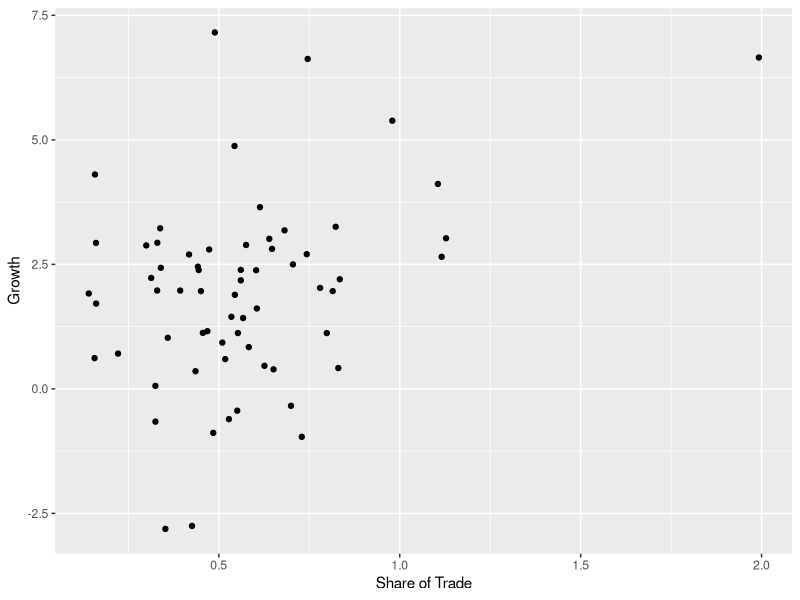
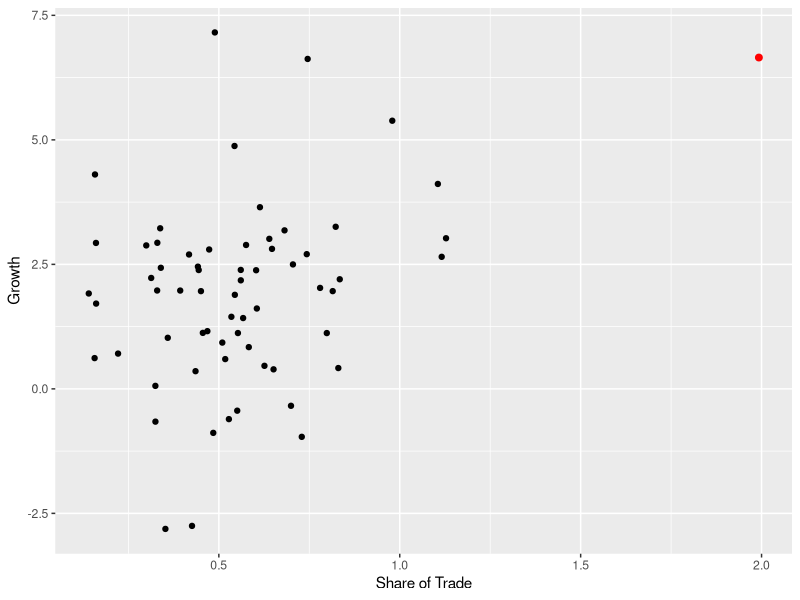
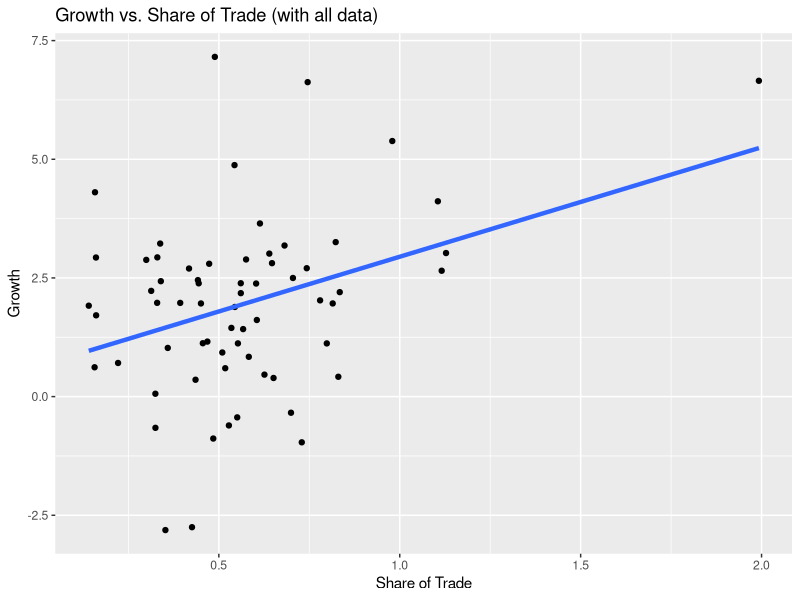
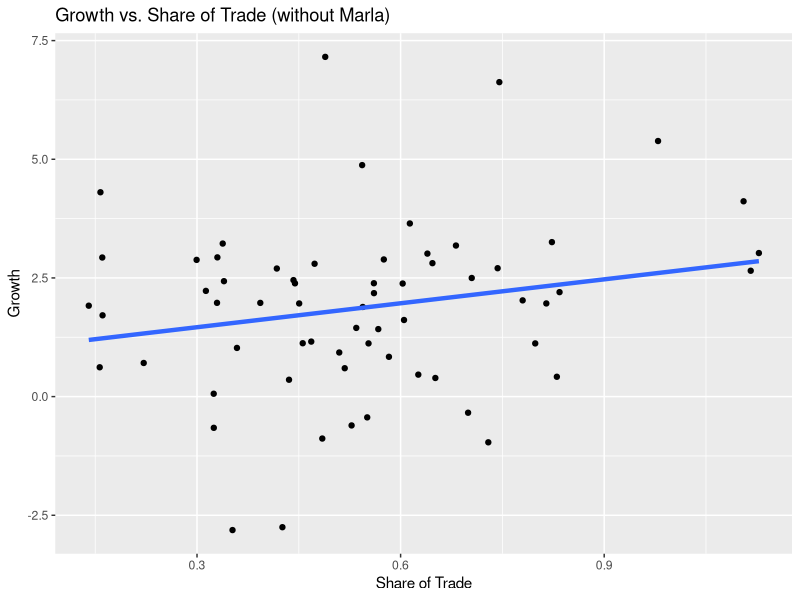

Reproduce these figures in R, in order.
## ---- chunk 1
# Important: leave this R-script in your code, change only the ---a---, ---b--- r-script when answering the questions.
# The following sets your working directory to wherever this .Rmd file is saved
# note, must be included in the setup portion of the .Rmd
knitr::opts_knit$set(root.dir = getwd())
# alternatively, you may change working directory manually
# Note: this only runs when knit, so if try running by hand it will not do anything, best to also change working directory manually
setwd("~/Desktop/Fall 2018/applied econometrics with R/Julie Problem set 1")

# Clear enviroment before starting 
remove(list = ls())

if(!require(tidyverse)) install.packages("tidyverse", repos = "http://cran.us.r-project.org") # run this the first time (only need to once)
  library(tidyverse) # includes ggplot2 and many more useful libraries
if(!require(knitr)) install.packages("knitr", repos = "http://cran.us.r-project.org")
  library(knitr)
# options(digits=3)
# theme_update(plot.title = element_text(hjust = 0.5)) # include if feel like centering plot titles

# Notice: Make sure you download the entire folder in Latte as is, such that you save the two datasets in the Input folder.
# Notice: Make sure you set this folder you download as your working directory if you are running the code by hand.  The knitr::opts_knit$set(root.dir = getwd()) will only set the file location as your working directory when it knits; so again by hand uncomment the following line and change to your specification
# setwd("C:/user/Documents") # something like this, you can use the file navigator in the bottom right window to set as well.

# read in chapter 3 data: cps_ch3.csv
CPS92_12 <- read.csv("Input/cps92_12.csv")

# read in chapter 4 data: Growth.csv
growth <- read.csv("Input/Growth.csv")

# include iris data for template examples
library(datasets)
data("iris")
## ---- chunk 2
# i. Compute the sample mean for average hourly earnings (AHE) in 1992 and 2012.
CPS92_12 %>% group_by(year) %>% summarise(mean = mean(ahe))
## ---- chunk 3
# ii. Compute the sample standard deviation for AHE in 1992 and 2012.
CPS92_12 %>% group_by(year) %>% summarise(sd = sd(ahe))
## ---- chunk 4
# iii. Construct a 95% confidence interval for the population means of AHE in 1992 and 2012.
CPS92_12 %>% group_by(year) %>% summarise(mean = mean(ahe), se = sd(ahe)/sqrt(n()), CI.lower = mean - 1.96 *se, CI.upper = mean + 1.96*se)
## ---- chunk 5
# iv. Construct a 95% confidence interval for the change in the population mean of AHE between 1992 and 2012.
ahe_1992 <- CPS92_12[CPS92_12$year == 1992, ]$ahe
ahe_2012 <- CPS92_12[CPS92_12$year == 2012, ]$ahe
t.test(ahe_1992, ahe_2012, paired = FALSE, alternative = "two.sided", var.equal = FALSE)
## ---- chunk 6
# In 2012, the value of the Consumer Price Index (CPI) was 229.6. In 1992, the value of the CPI was 140.3. Repeat (a) but use AHE mea- sured in real 2012 dollars ($2012); that is, adjust the 1992 data for the price inflation that occurred between 1992 and 2012.
adjust_factor = 229.6/140.3
CPS92_12_adjusted <- CPS92_12 %>% mutate(ahe_real= ifelse(year == 1992, ahe*adjust_factor, ahe))
CPS92_12_adjusted %>% group_by(year) %>% summarise(mean = mean(ahe_real), se = sd(ahe_real)/sqrt(n()), CI.lower = mean - 1.96 *se, CI.upper = mean + 1.96*se)
## ---- chunk 7
# i. Using the data for 2012: Construct a 95% confidence interval for the mean of AHE for high school graduates.
CPS92_12 %>% filter(year == 2012,  bachelor == 0) %>% summarise(mean = mean(ahe), se = sd(ahe)/sqrt(n()), CI.lower = mean - 1.96 *se, CI.upper = mean + 1.96*se)
## ---- chunk 8
# ii. Construct a 95% confidence interval for the mean of AHE for workers with a college degree.
CPS92_12 %>% filter(year == 2012,  bachelor == 1) %>% summarise(mean = mean(ahe), se = sd(ahe)/sqrt(n()), CI.lower = mean - 1.96 *se, CI.upper = mean + 1.96*se)
## ---- chunk 9
# iii. Construct a 95% confidence interval for the difference between the two means.
data_2012 <- filter(CPS92_12, year == 2012)
ahe_2012_highschool <- data_2012[data_2012$bachelor == 0, ]$ahe
ahe_2012_colledge <- data_2012[data_2012$bachelor == 1, ]$ahe
t.test(ahe_2012_highschool, ahe_2012_colledge, paried = FALSE, alternative = "two.side", var.equal = FALSE, mu = 0)
## ---- chunk 10
# i.Construct a 95% confidence interval for the mean of adjusted AHE for high school graduates.
CPS92_12_adjusted %>% filter(year == 1992,  bachelor == 0) %>% summarise(mean = mean(ahe_real), se = sd(ahe_real)/sqrt(n()), CI.lower = mean - 1.96 *se, CI.upper = mean + 1.96*se)
## ---- chunk 11
# i. Construct a 95% confidence interval for the mean of adjusted AHE for workers with a college degree.
CPS92_12_adjusted %>% filter(year == 1992,  bachelor == 1) %>% summarise(mean = mean(ahe_real), se = sd(ahe_real)/sqrt(n()), CI.lower = mean - 1.96 *se, CI.upper = mean + 1.96*se)
## ---- chunk 12
# iii. Construct a 95% confidence interval for the difference between the two adjusted means.
data_1992 <- filter(CPS92_12_adjusted, year == 1992)
ahe_1992_adjusted_highschool <- data_1992[data_1992$bachelor == 0, ]$ahe_real
ahe_1992_adjusted_bachelor <- data_1992[data_1992$bachelor == 1, ]$ahe_real
t.test(ahe_1992_adjusted_highschool, ahe_1992_adjusted_bachelor, paried = FALSE, alternative = "two.side", var.equal = FALSE, mu = 0)
## ---- chunk 13
# i. Did real (inflation-adjusted) wages of high school graduates increase from 1992 to 2012?
t.test(ahe_1992_adjusted_highschool, ahe_2012_highschool, paired = FALSE, alternative = "less", var.equal = FALSE, mu = 0)
## ---- chunk 14
# ii.
t.test(ahe_1992_adjusted_bachelor, ahe_2012_colledge ,paried = FALSE, alternative = "less", var.equal = FALSE, mu = 0)
## ---- chunk 15
# iii.
gap_1992 =  ahe_1992_adjusted_bachelor - ahe_1992_adjusted_highschool
gap_2012 = ahe_2012_colledge - ahe_2012_highschool
t.test(gap_1992, gap_2012, paried = FALSE, alternative = "greater", var.equal = FALSE)
## ---- chunk 16
# code for beginning the table for question g in E3.1
# add letter for better idenfitication when spread table later
CPS92_12$gender <- NA
CPS92_12$gender[CPS92_12_adjusted$female == "0"] <- "M"; CPS92_12$gender[CPS92_12$female == "1"] <- "F"

# this produces the men and women columns of mean, standard deviation, and count
table_g <- CPS92_12 %>% filter(bachelor == "0") %>% group_by(year, gender) %>% summarise(mean = mean(ahe), sd = sd(ahe), n = n()) ##high school

mean_difference = c(10.8-8.78, 17.0-13.12) # mean_difference = mean for male - mean for female = M_mean - F_mean
print(mean_difference) 
mean_se <- c(sqrt(3.89**2/1876 + 4.87**2/2774), sqrt(6.07**2/1206 + 8.9**2/2279)) #SE of mean = square root of (F_sd^2/F_n + M_sd^2/M_n)
print(mean_se)
CI_d_1992 <- c(2.02 - 1.96*0.129, 2.02+1.96*0.129) #95% confidence interval = mean_difference +/- 1.96*mean_se
print(CI_d_1992)
CI_d_2012 <- c(3.8 - 1.96*0.256, 3.8 + 1.96*0.256)
print(CI_d_2012)
CI <- c("1.77-2.77", "3.3-4.3")



# now reshape into wide format, to match Table 3.1 in the book
table_g.wide <- table_g %>% gather(variable, value, -(year:gender)) %>%
  unite(temp, gender, variable) %>%
  spread(temp, value)

table_g.wide <- cbind(table_g.wide, MF_mean = mean_difference, MF_SE = mean_se, CI_d = CI)

kable(table_g.wide)
## ---- chunk 17
plot <- ggplot(growth, aes(x = tradeshare, y = growth)) + geom_point() + labs(x = "Share of Trade", y = "Growth") 
plot # display plot
## ---- chunk 18
plot_withMarlainred <- ggplot(growth, aes( x = tradeshare, y = growth)) + geom_point() + geom_point(data=growth[growth$country_name == "Malta",],color="red",size=2) + labs(x = "Share of Trade", y = "Growth") 
plot_withMarlainred # display plot
## ---- chunk 19
reg <- lm(growth$growth ~ growth$tradeshare)
names(reg$coefficients) <- c("(Intercept)", "slope")
print("Regression Summary");
summary(reg) 
## ---- chunk 20
0.64 + 2.306*0.5
0.64 + 2.306*1
## ---- chunk 21
growth_new <- growth[!growth$country_name == "Malta",]
reg_withoutMalta <- lm(growth_new$growth ~ growth_new$tradeshare)
names(reg_withoutMalta$coefficients) <- c("(Intercept)", "slope")
print("Regression Summary");
summary(reg_withoutMalta) 
## ---- chunk 22
0.957 + 1.681*0.5
0.957 + 1.681*1
## ---- chunk 23
plot_withregression <- plot + stat_smooth(method = "lm", fullrange = TRUE, size = 1.5, level=0)
plot_withregression + labs(title = "Growth vs. Share of Trade (with all data)")
## ---- chunk 24
plot_withregression_withoutMarla <- ggplot(growth_new, aes(x = tradeshare, y = growth)) + geom_point()+ stat_smooth(method = "lm", fullrange = TRUE, size = 1.5, level=0) + labs(title = "Growth vs. Share of Trade (without Marla)" , x = "Share of Trade", y = "Growth") 
plot_withregression_withoutMarla
